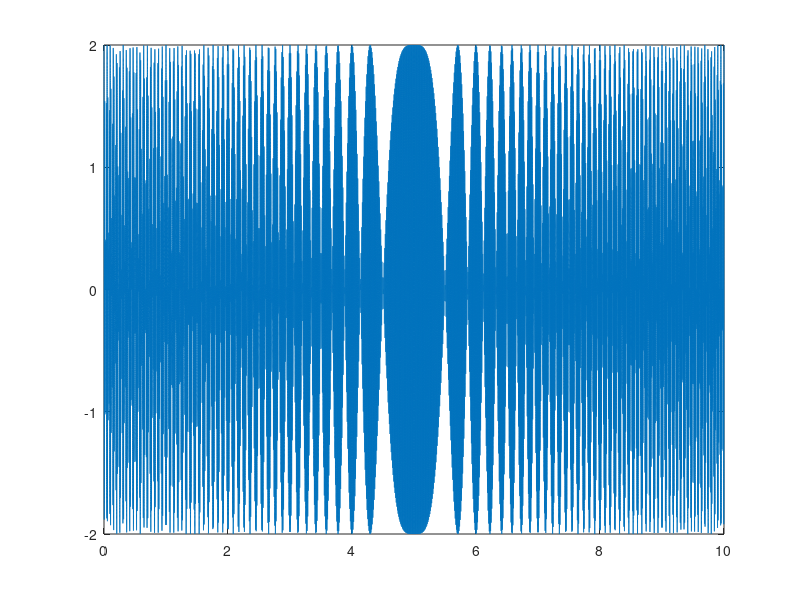

The MATLAB source for this figure:
clear all; close all; clc;

F0 = 100; %Hz

phase_offset = 20; %Hz

Fs = 40e3;
t = 0:1/Fs:10;

fan = chirp(t,F0,10,F0);
Ben = chirp(t,F0-phase_offset,10,F0+phase_offset);

your_ears = fan+Ben;

plot(t,your_ears)

sound(your_ears,Fs)